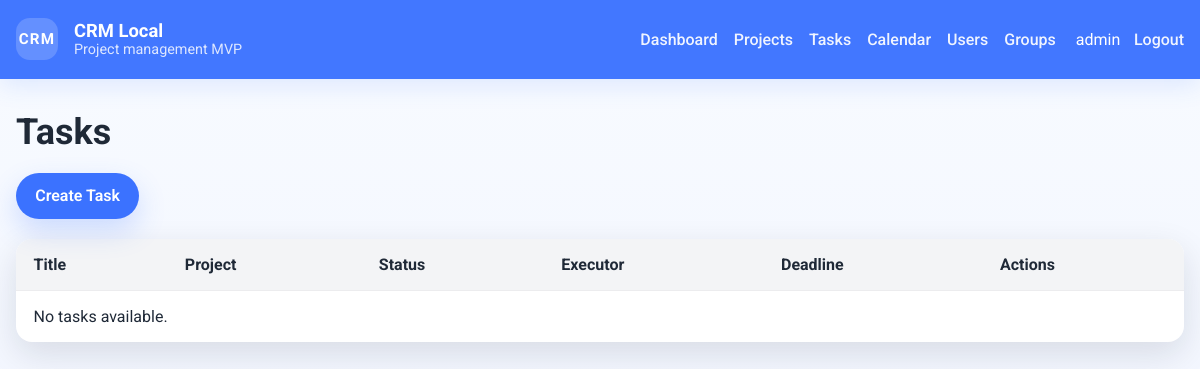
Page /tasks/ (signed in) on the earlier database version.
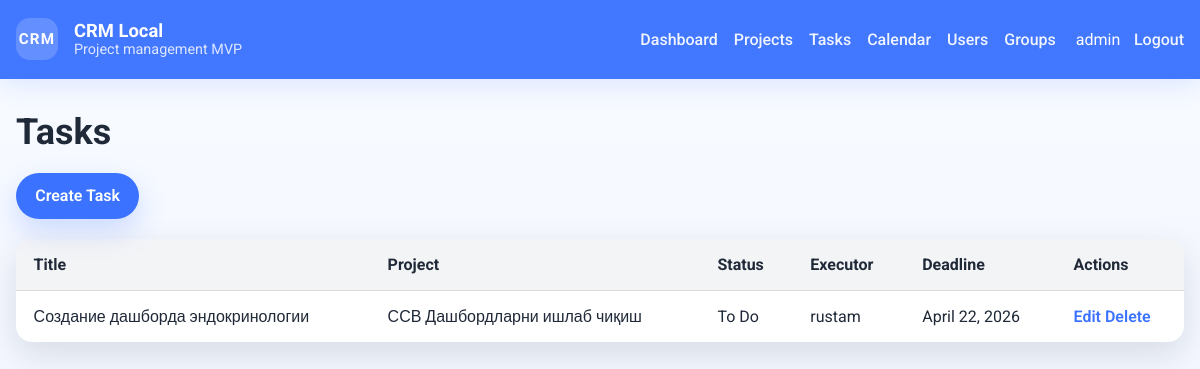
Same page on the later database version.
### projects/models.py (models this page shows, shortened)
class Task(models.Model):
    title = models.CharField(max_length=200)
    description = models.TextField(blank=True)
    status = models.CharField(
        max_length=20,
        choices=TaskStatus.choices,
        default=TaskStatus.TODO,
    )
    deadline = models.DateField(null=True, blank=True)
    project = models.ForeignKey(Project, on_delete=models.CASCADE, related_name="tasks")
    executor = models.ForeignKey(
        User,
        on_delete=models.SET_NULL,
        null=True,
        blank=True,
        related_name="assigned_tasks",
    )
    co_executors = models.ManyToManyField(User, blank=True, related_name="supporting_tasks")
    created_at = models.DateTimeField(auto_now_add=True)
    updated_at = models.DateTimeField(auto_now=True)
    class Meta:
        ordering = ["deadline", "title"]
    @property
    def is_overdue(self):
        if not self.deadline:
            return False
        return self.status != TaskStatus.DONE and timezone.now().date() > self.deadline

class Project(models.Model):
    title = models.CharField(max_length=200)
    description = models.TextField(blank=True)
    owner = models.ForeignKey(User, on_delete=models.CASCADE, related_name="owned_projects")
    members = models.ManyToManyField(User, blank=True, related_name="projects")
    created_at = models.DateTimeField(auto_now_add=True)
    updated_at = models.DateTimeField(auto_now=True)
    class Meta:
        ordering = ["title"]

### projects/views.py (the view)
# urls.py: path("tasks/", views.task_list, name="task_list"),
@login_required
def task_list(request):
    tasks = Task.objects.select_related("project", "executor").prefetch_related("co_executors")
    return render(request, "projects/task_list.html", {"tasks": tasks})

### projects/templates/projects/task_list.html
{% extends "projects/base.html" %}
{% block content %}
<h1>Tasks</h1>
<div class="page-actions">
    <a class="button" href="{% url 'task_create' %}">Create Task</a>
</div>
<table class="table-list">
    <thead>
        <tr>
            <th>Title</th>
            <th>Project</th>
            <th>Status</th>
            <th>Executor</th>
            <th>Deadline</th>
            <th>Actions</th>
        </tr>
    </thead>
    <tbody>
        {% for task in tasks %}
        <tr class="{% if task.is_overdue %}overdue-row{% endif %}">
            <td>{{ task.title }}</td>
            <td>{{ task.project.title }}</td>
            <td>{{ task.get_status_display }}</td>
            <td>{{ task.executor.username|default:'—' }}</td>
            <td>{{ task.deadline|default:'—' }}</td>
            <td>
                <a href="{% url 'task_update' task.pk %}">Edit</a>
                <a href="{% url 'task_delete' task.pk %}">Delete</a>
            </td>
        </tr>
        {% empty %}
        <tr>
            <td colspan="6">No tasks available.</td>
        </tr>
        {% endfor %}
    </tbody>
</table>
{% endblock %}

Differences in the rows shown:
added Task: title "Создание дашборда эндокринологии", project "ССВ Дашбордларни ишлаб чиқиш", status "To Do", executor.username "rustam", deadline "April 22, 2026"
Other differences:
text no longer shown: "No tasks available."
